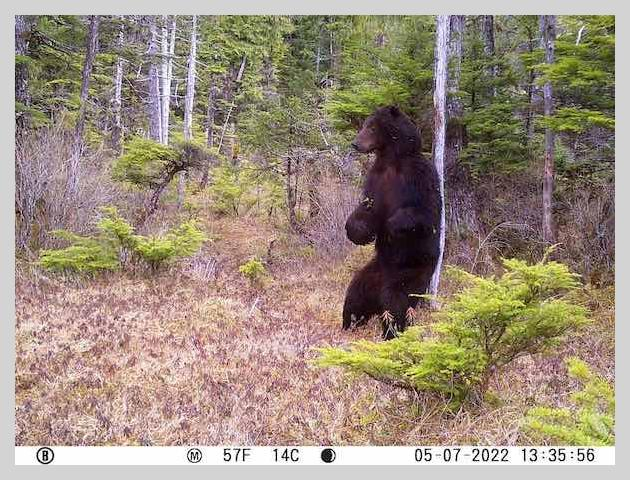
#> input picture tests/reference_images/bear_scratching_15px_border.jpg, 630 x 480 px
$ python -i image_processing.py   (imports and definitions only)
#> lines starting #> are read from the running program, lines starting #| are printed output that depends on the picture
#> further down, picture is the input picture: PIL image 630x480 RGB; mean R, G, B 156.4, 141.9, 125.8
"""This module handles all work associated with adding a border to an image."""

from pathlib import Path
from PIL import Image, ImageOps, UnidentifiedImageError
from .cli import Options


def make_background_transparent(img, threshold=10):
#> called with threshold = 10
    img = img.convert("RGBA")
    bg_color = img.getpixel((0, 0))
#> bg_color = (211, 211, 211, 255)
    transparent_color = (0, 0, 0, 0)

    for y in range(img.height):
        for x in range(img.width):
            pixel = img.getpixel((x, y))
            if all(abs(pixel[i] - bg_color[i]) <= threshold for i in range(3)):
                img.putpixel((x, y), transparent_color)
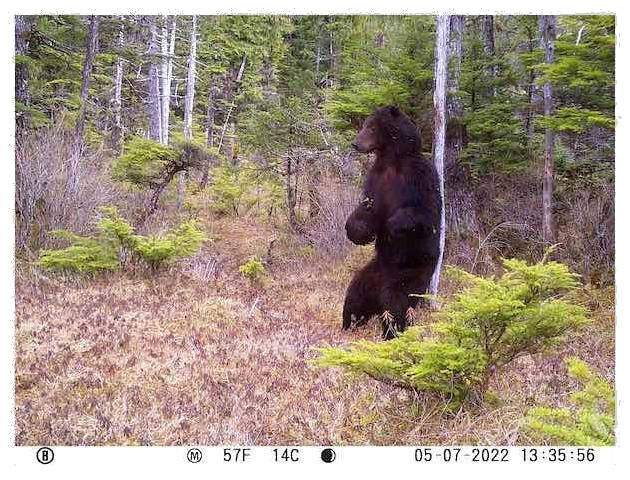
#> img: PIL image 630x480 RGBA; mean R, G, B, A 134.3, 119.8, 103.7, 228.3; transparent parts drawn white

    return img


# [42 lines left out: function add_border, not called in this run]

>>> from PIL import Image
>>> picture = Image.open('../tests/reference_images/bear_scratching_15px_border.jpg')
>>> result = make_background_transparent(picture)

$ run again, on tests/reference_images/bear_scratching_black_border.jpg
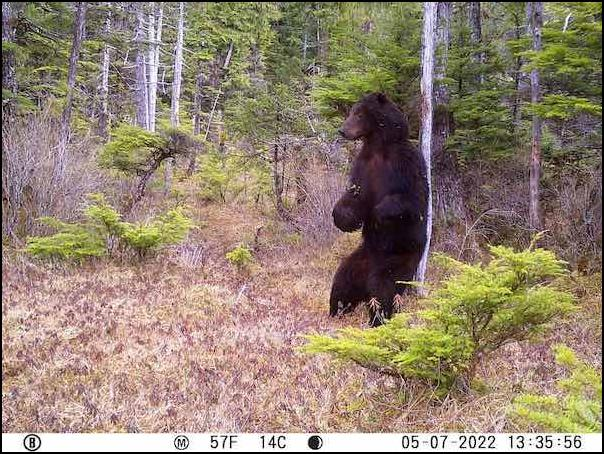
#> input picture tests/reference_images/bear_scratching_black_border.jpg, 604 x 454 px
#> picture is the input picture: PIL image 604x454 RGB; mean R, G, B 147.6, 131.6, 113.9
#> bg_color = (0, 0, 2, 255)
#> after the loop in make_background_transparent, `for y in range(img.height):`:
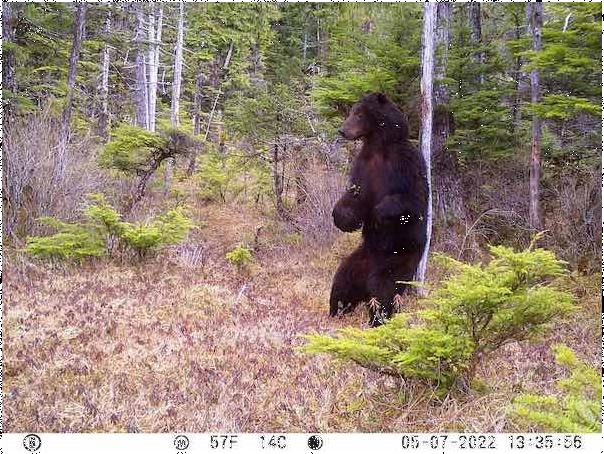
#> img: PIL image 604x454 RGBA; mean R, G, B, A 147.6, 131.6, 113.9, 251.4; transparent parts drawn white
